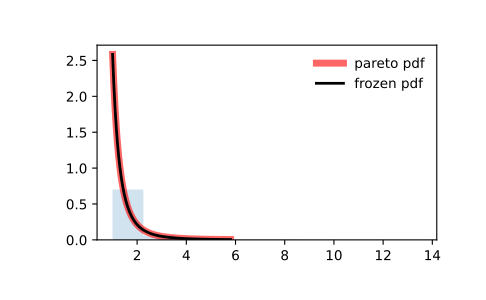

Source code (Python):
from scipy.stats import pareto
import matplotlib.pyplot as plt
fig, ax = plt.subplots(1, 1)

# Calculate the first four moments:

b = 2.62
mean, var, skew, kurt = pareto.stats(b, moments='mvsk')

# Display the probability density function (``pdf``):

x = np.linspace(pareto.ppf(0.01, b),
                pareto.ppf(0.99, b), 100)
ax.plot(x, pareto.pdf(x, b),
       'r-', lw=5, alpha=0.6, label='pareto pdf')

# Alternatively, the distribution object can be called (as a function)
# to fix the shape, location and scale parameters. This returns a "frozen"
# RV object holding the given parameters fixed.

# Freeze the distribution and display the frozen ``pdf``:

rv = pareto(b)
ax.plot(x, rv.pdf(x), 'k-', lw=2, label='frozen pdf')

# Check accuracy of ``cdf`` and ``ppf``:

vals = pareto.ppf([0.001, 0.5, 0.999], b)
np.allclose([0.001, 0.5, 0.999], pareto.cdf(vals, b))
# True

# Generate random numbers:

r = pareto.rvs(b, size=1000)

# And compare the histogram:

ax.hist(r, density=True, histtype='stepfilled', alpha=0.2)
ax.legend(loc='best', frameon=False)
plt.show()
